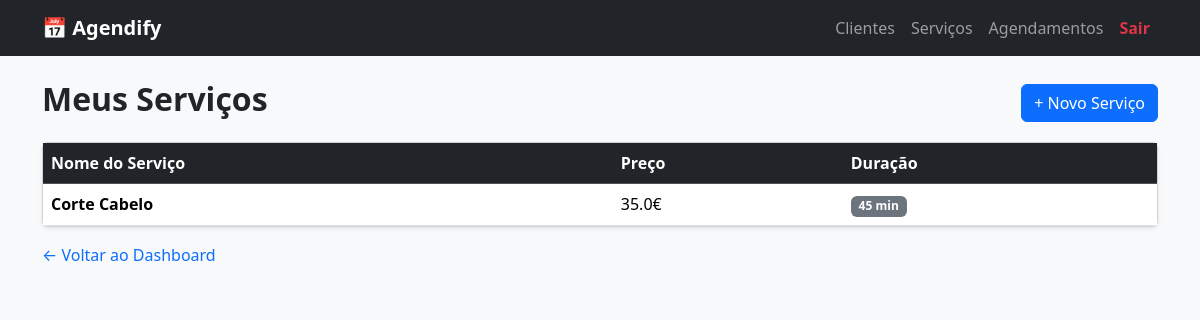
The page /services/ (signed in) on the database its author committed.
### app/models/models.py (models this page shows, shortened)
class Service(db.Model):
    __tablename__ = 'services'
    id = db.Column(db.Integer, primary_key=True)
    nome = db.Column(db.String(100), nullable=False)
    preco = db.Column(db.Float, nullable=False)
    duracao_minutos = db.Column(db.Integer, nullable=False) # Ex: 30 min, 60 min
    user_id = db.Column(db.Integer, db.ForeignKey('users.id'), nullable=False)
    agendamentos = db.relationship('Appointment', backref='servico', lazy=True, cascade='all, delete-orphan')

### app/services.py (the view)
@services_bp.route('/')
def list_services():
    if 'user_id' not in session:
        flash('Por favor, faz login primeiro.', 'danger')
        return redirect(url_for('auth.login'))
    user_id = session['user_id']
    servicos = Service.query.filter_by(user_id=user_id).all()
    return render_template('services.html', servicos=servicos)

### app/templates/services.html (shortened to what this page needs)
{% extends "base.html" %}
{% block content %}
<div class="row mb-3 align-items-center">
    <div class="col">
        <h2 class="fw-bold text-dark">Meus Serviços</h2>
    </div>
    <div class="col text-end">
        <a href="{{ url_for('services.add_service') }}" class="btn btn-primary">+ Novo Serviço</a>
    </div>
</div>
<div class="card shadow-sm">
    <div class="card-body p-0">
        <div class="table-responsive">
            <table class="table table-hover mb-0 align-middle">
                <thead class="table-dark">
                    <tr>
                        <th>Nome do Serviço</th>
                        <th>Preço</th>
                        <th>Duração</th>
                    </tr>
                </thead>
                <tbody>
                    {% if servicos %}
                        {% for servico in servicos %}
                        <tr>
                            <td class="fw-semibold">{{ servico.nome }}</td>
                            <td>{{ servico.preco }}€</td>
                            <td><span class="badge bg-secondary">{{ servico.duracao_minutos }} min</span></td>
                        </tr>
                        {% endfor %}
                    {% else %}
                        <tr>
                            <td colspan="3" class="text-center py-4 text-muted">Ainda não tens serviços registados.</td>
                        </tr>
                    {% endif %}
                </tbody>
            </table>
        </div>
    </div>
</div>
<div class="mt-3">
    <a href="{{ url_for('auth.dashboard') }}" class="text-decoration-none">← Voltar ao Dashboard</a>
</div>
{% endblock %}

### rows shown on the page
Service: nome "Corte Cabelo", preco "35.0", duracao_minutos "45"
